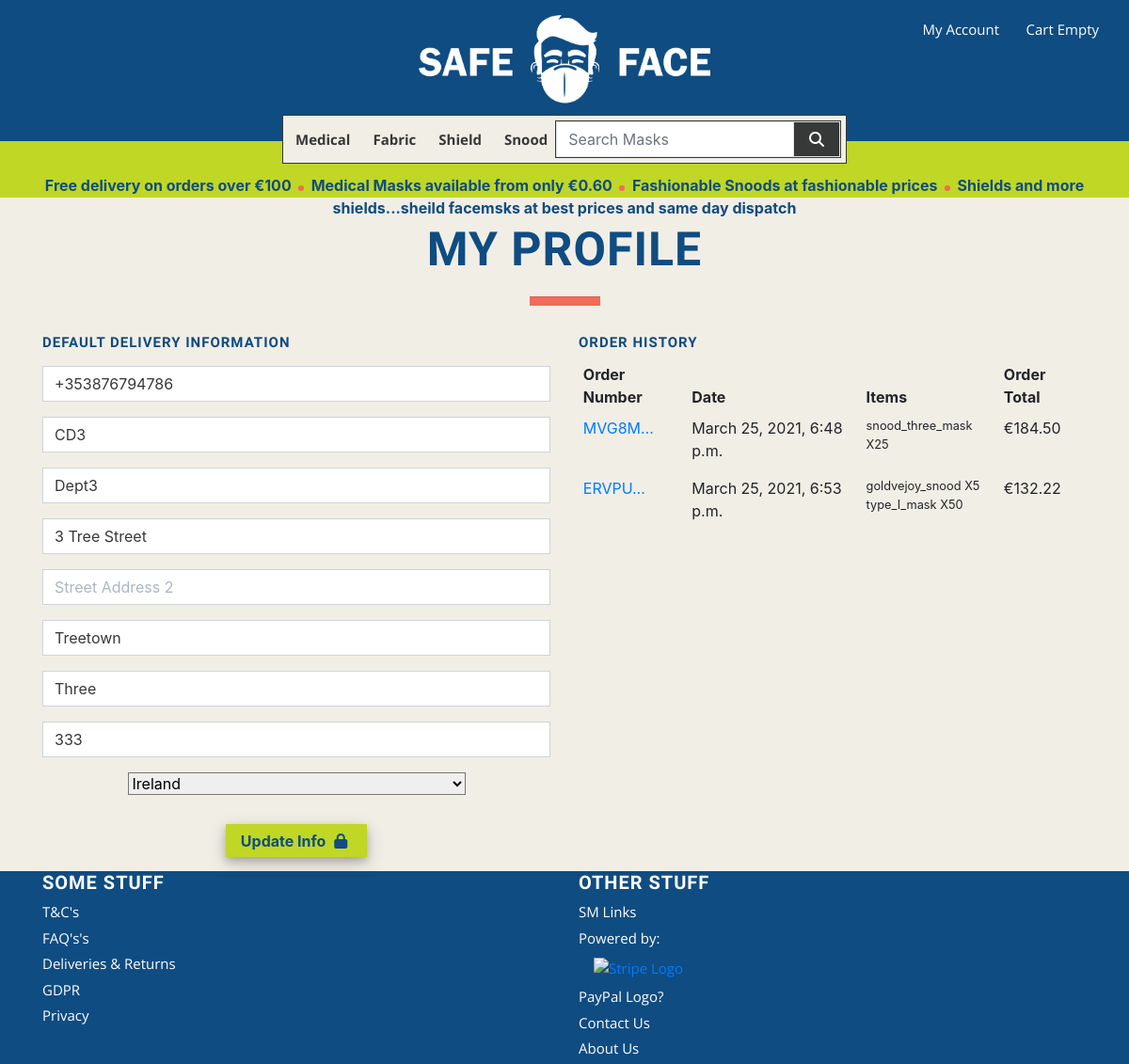
/profile/ (signed in), run on an earlier commit of the app's database.
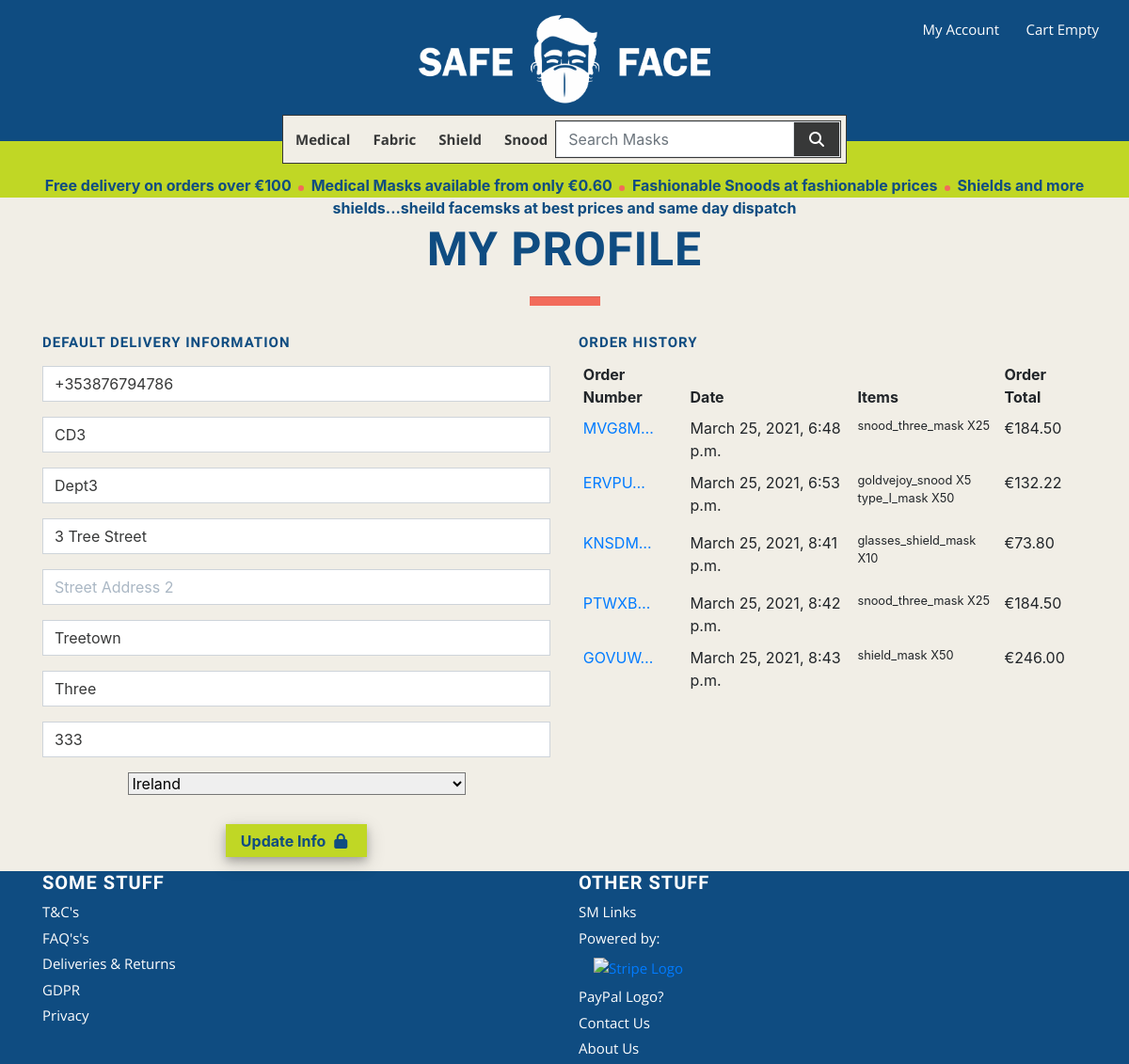
And on a later commit of the database.
### profiles/models.py (models this page shows, shortened)
class UserProfile(models.Model):
    user = models.OneToOneField(User, on_delete=models.CASCADE)
    default_phone_number = models.CharField(max_length=20,
                                            null=True, blank=True)
    default_company_name = models.CharField(max_length=254,
                                            null=True, blank=True)
    default_department = models.CharField(max_length=254,
                                          null=True, blank=True)
    default_street_address1 = models.CharField(max_length=80,
                                               null=True, blank=True)
    default_street_address2 = models.CharField(max_length=80,
                                               null=True, blank=True)
    default_town_or_city = models.CharField(max_length=40,
                                            null=True, blank=True)
    default_county = models.CharField(max_length=80,
                                      null=True, blank=True)
    default_postcode = models.CharField(max_length=20,
                                        null=True, blank=True)
    default_country = CountryField(blank_label='Country',
                                   null=True, blank=True)

### checkout/models.py (models this page shows, shortened)
class Order(models.Model):
    order_number = models.CharField(max_length=32, null=False, editable=False)
    user_profile = models.ForeignKey(UserProfile, on_delete=models.SET_NULL,
                                     null=True, blank=True, related_name='orders')
    date = models.DateTimeField(auto_now_add=True)
    full_name = models.CharField(max_length=50, null=False, blank=False)
    email = models.EmailField(max_length=254, null=False, blank=False)
    phone_number = models.CharField(max_length=20, null=False, blank=False)
    company_name = models.CharField(max_length=254, null=False, blank=False)
    department = models.CharField(max_length=254, null=True, blank=True)
    street_address1 = models.CharField(max_length=80, null=False, blank=False)
    street_address2 = models.CharField(max_length=80, null=True, blank=True)
    town_or_city = models.CharField(max_length=40, null=False, blank=False)
    county = models.CharField(max_length=80, null=True, blank=True)
    postcode = models.CharField(max_length=20, null=True, blank=True)
    country = CountryField(blank_label='Country *', null=False, blank=False)
    products_total = models.DecimalField(max_digits=6, decimal_places=2, null=False, default=0)
    delivery_cost = models.DecimalField(max_digits=6, decimal_places=2, null=False, default=0)
    sub_total = models.DecimalField(max_digits=6, decimal_places=2, null=False, default=0)
    net_total = models.DecimalField(max_digits=10, decimal_places=2, null=False, default=0)
    vat = models.DecimalField(max_digits=10, decimal_places=2, null=False, default=0)
    gross_total = models.DecimalField(max_digits=10, decimal_places=2, null=False, default=0)
    original_cart = models.TextField(null=False, blank=False, default='')
    stripe_pid = models.CharField(max_length=254, null=False, blank=False, default='')

class OrderLineItem(models.Model):
    order = models.ForeignKey(Order, null=False, blank=False, on_delete=models.CASCADE, related_name='lineitems')
    product = models.ForeignKey(Product, null=False, blank=False, on_delete=models.CASCADE)
    product_colour = models.CharField(max_length=50, null=True, blank=True)
    quantity = models.IntegerField(null=False, blank=False, default=0)
    lineitem_total = models.DecimalField(max_digits=6, decimal_places=2, null=False, blank=False, editable=False)

### products/models.py (models this page shows, shortened)
class Product(models.Model):
    category = models.ForeignKey('Category', null=True, blank=True, on_delete=models.SET_NULL)
    sku = models.CharField(max_length=254, null=True, blank=True)
    name = models.CharField(max_length=254)
    friendly_name = models.CharField(max_length=254, default=1)
    description = models.TextField()
    colours = models.BooleanField(default=False, null=True, blank=True)
    image1_url = models.URLField(max_length=1024, null=True, blank=True)
    image1 = models.ImageField(null=True, blank=True)
    image2_url = models.URLField(max_length=1024, null=True, blank=True)
    image2 = models.ImageField(null=True, blank=True)
    image3_url = models.URLField(max_length=1024, null=True, blank=True)
    image3 = models.ImageField(null=True, blank=True)
    certification = models.CharField(max_length=254, null=True, blank=True)
    standard = models.CharField(max_length=254, null=True, blank=True)
    dimensions = models.CharField(max_length=254, null=True, blank=True)
    material = models.CharField(max_length=254, null=True, blank=True)
    qty_1 = models.IntegerField(default=50)
    price_1 = models.DecimalField(max_digits=6, decimal_places=2, default=1)
    qty_2 = models.IntegerField(default=100)
    price_2 = models.DecimalField(max_digits=6, decimal_places=2, default=0.9)
    qty_3 = models.IntegerField(default=250)
    price_3 = models.DecimalField(max_digits=6, decimal_places=2, default=0.8)
    qty_4 = models.IntegerField(default=500)
    price_4 = models.DecimalField(max_digits=6, decimal_places=2, default=0.7)
    qty_5 = models.IntegerField(default=1000)
    price_5 = models.DecimalField(max_digits=6, decimal_places=2, default=0.6)
    price = models.DecimalField(max_digits=6, decimal_places=2, default=0)

### profiles/views.py (the view)
# urls.py: path('', views.profile, name='profile'),
def profile(request):
    profile = get_object_or_404(UserProfile, user=request.user)
    if request.method == 'POST':
        form = UserProfileForm(request.POST, instance=profile)
        if form.is_valid():
            form.save()
            messages.success(request, 'Profile updated successfuly')
    form = UserProfileForm(instance=profile)
    orders = profile.orders.all()
    template = 'profiles/profile.html'
    context = {
        'form': form,
        'orders': orders,
        'on_profile_page': True
    }
    return render(request, template, context)

### profiles/templates/profiles/profile.html (shortened to what this page needs)
{% extends "base.html" %}
{% load static %}
{% block extra_css %}
    <link rel="stylesheet" href="{% static 'profiles/css/profile.css' %}">
{% endblock %}
{% block content %}
    <div id="body-content-container" class="container">
        <h1>My Profile</h1>
        <hr class="h1-hr">
        <div class="row">
            <div class="col-12 col-lg-6 text-center">
                <h6 class="text-left">Default Delivery Information</h6>
                <form class="mt-3" action="{% url 'profile' %}" methods="POST" id="profile-update-form">
                    {{ form|crispy }}
                    <div class="col-sm-12 col-lg-6 mx-auto">
                        <button id="submit-button" class="btn-std btn rounded-0">
                            Update Info
                            <span class="icon">
                                <i class="fas fa-lock"></i>
                            </span>
                        </button>
                    </div>
                </form>
            </div>
            <div id="order-history" class="col-12 col-lg-6">
                <h6>Order History</h6>
                <div class="order-history table-responsive">
                    <table class="table table-sm table-borderless" data-toggle="table">
                        <thead>
                            <tr>
                                <th data-order="desc" data-field="order_number" data-sortable="true">Order Number</th>
                                <th data-order="desc" data-field="date" data-sortable="true">Date</th>
                                <th data-order="desc" data-field="items" data-sortable="true">Items</th>
                                <th data-order="desc" data-field="order_total" data-sortable="true">Order Total</th>
                            </tr>
                        </thead>
                        <tbody>
                            {% for order in orders %}
                                <tr>
                                    <td>
                                        <a href="{% url 'order_history' order.order_number %}"
                                        title="{{ order.order_number }}">
                                            {{ order.order_number|truncatechars:6 }}
                                        </a>
                                    </td>
                                    <td>{{ order.date }}</td>
                                    <td>
                                        <ul class="list-unstyled">
                                            {% for item in order.lineitems.all %}
                                                <li class="small">
                                                    {{ item.product.name }} X{{ item.quantity }}
                                                </li>
                                            {% endfor %}
                                        </ul>
                                    </td>
                                    <td>€{{ order.gross_total }}</td>
                                </tr>
                            {% endfor %}
                        </tbody>
                    </table>
                </div>
            </div>
        </div>
    </div>
{% endblock %}

### templates/base.html (shortened to what this page needs)
{% load static %}
<!doctype html>
<html lang="en">
    <head>
        {% block core_css %}
            <link rel="stylesheet" href="https://cdn.jsdelivr.net/npm/bootstrap@4.6.0/dist/css/bootstrap.min.css">
            <link rel="stylesheet" href="{% static 'css/base.css' %}">
        {% endblock %}
        {% block extra_css %}
        {% endblock %}
    </head>
    <body>
        <header id="header" class="container-fluid sticky-top p-0">
            <div id="head-top" class="row navy-bg">
                <div id="head-login-cart" class="text-right mr-3">
                    <ul class="list-inline list-unstyled text-center text-lg-right my-1">
                        <li id="my-ac-btn" class="list-inline-item dropdown">
                            <a class="white nav-link p-0" href="#" id="user-options" data-toggle="dropdown" aria-haspopup="true" aria-expanded="false">
                                {% if request.user.is_authenticated %}
                                    <div class="text-center">
                                        <p class="my-0 white">My Account</p>
                                    </div>
                                {% else %}
                                    <div class="text-center">
                                        <p class="my-0 white">Register/Login</p>
                                    </div>
                                {% endif %}
                            </a>
                        </li>
                        <li class="list-inline-item">
                            <a class="{% if grand_total %}text-info font-weight-bold{% else %}white{% endif %} nav-link p-0 p-md-3" href="{% url 'view_cart' %}">
                                <div class="text-center">
                                    <p class="my-0 white">
                                        {% if net_total %}
                                            €{{ net_total|floatformat:2 }}
                                        {% else %}
                                            Cart Empty
                                        {% endif %}
                                    </p>
                                </div>
                            </a>
                        </li>
                    </ul>
                </div>
                <div id="head-log-div" class="col vertical-center text-center">
                    <a href="{% url 'home' %}" class="nav-link">
                        <img src="{{ MEDIA_URL }}core_media/safe_face_logo.png" id="head-logo" alt="Safe Face Logo"/>
                    </a>
                </div>
            </div>
            <div id="navbar" class="mx-auto p-0">
                <nav class="navbar navbar-expand-sm navbar-light justify-content-between">
                    <div class="collapse navbar-collapse" id="navbarSupportedContent">
                        <ul class="navbar-nav mx-auto">
                            <li class="cat list-inline-item">
                                <a class="nav-link" href="{% url 'products' %}?category=medical_masks" id="">
                                    <p class="my-0">Medical</p>
                                </a>
                            </li>
                            <li class="cat list-inline-item">
                                <a class="nav-link" href="{% url 'products' %}?category=fabric_masks" id="">
                                    <p class="my-0">Fabric</p>
                                </a>
                            </li>
                            <li class="cat list-inline-item">
                                <a class="nav-link" href="{% url 'products' %}?category=shield_masks" id="">
                                    <p class="my-0">Shield</p>
                                </a>
                            </li>
                            <li class="cat list-inline-item">
                                <a class="nav-link" href="{% url 'products' %}?category=snood_masks" id="">
                                    <p class="my-0">Snood</p>
                                </a>
                            </li>
                        </ul>
                    </div>
                    <div id="search_widget" class="">
                        <form method="GET" action="{% url 'products' %}" class="mx-auto">
                            <div id="search-input" class="input-group">
                                <input class="form-control border border-black rounded-0" type="text" name="q" placeholder="Search Masks">
                                <div class="input-group-append">
                                    <button class="form-control btn border border-black rounded-0" type="submit">
                                        <span class="icon">
                                            <i class="fas fa-search white"></i>
                                        </span>
                                    </button>
                                </div>
                            </div>
                        </form>
                    </div>
                </nav>
            </div>
            <div id="marketing_bar" class="text-center">
                <p><marquee class="news-scroll navy" behavior="scroll" direction="left" onmouseover="this.stop();" onmouseout="this.start();">
                    <a href="#"><strong>Free delivery on orders over €{{ free_delivery_threshold }}</strong></a> <span class="dot"></span>
                    <a href="{% url 'products' %}?category=medical_masks"><strong>Medical Masks available from only €0.60</strong></a> <span class="dot"></span>
                    <a href="{% url 'products' %}?category=snood_masks"><strong>Fashionable Snoods at fashionable prices</strong></a> <span class="dot"></span>
                    <a href="{% url 'products' %}?category=shield_masks"><strong>Shields and more shields...sheild facemsks at best prices and same day dispatch</strong></a>
                </marquee></p>
            </div>
        </header>
        <main>
            {% block content %}
            {% endblock %}
        </main>
        <footer>
            <div class="container">
                <div id="footer-div" class="row">
                    <div class="col-md-6 col-sm-12">
                        <h5 class="white">Some Stuff</h5>
                        <p class="white">T&C's</p>
                        <p class="white">FAQ's's</p>
                        <p class="white">Deliveries & Returns</p>
                        <p class="white">GDPR</p>
                        <p class="white">Privacy</p>
                    </div>
                    <div class="col-md-6 col-sm-12">
                        <h5 class="white">Other Stuff</h5>
                        <p class="white">SM Links</p>
                        <p class="white">Powered by:
                            <a href="www.stripe.com" class="nav-link float-right">
                                <img src="{{ MEDIA_URL }}core_media/stripe.png" style="width:50px;" alt="Stripe Logo"/>
                            </a>
                        </p>
                        <p class="white">PayPal Logo?</p>
                        <p class="white">Contact Us</p>
                        <p class="white">About Us</p>
                    </div>
                </div>
            </div>
        </footer>
    </body>
</html>

What changed in the data, as far as the page shows it:
added Order: order_number "KNSDM…", date "March 25, 2021, 8:41 p.m.", gross_total "73.80"
added OrderLineItem: product.name "glasses_shield_mask", quantity "10", shown under "KNSDM…"
added Order: order_number "PTWXB…", date "March 25, 2021, 8:42 p.m.", gross_total "184.50"
added OrderLineItem: product.name "snood_three_mask", quantity "25", shown under "PTWXB…"
added Order: order_number "GOVUW…", date "March 25, 2021, 8:43 p.m.", gross_total "246.00"
added OrderLineItem: product.name "shield_mask", quantity "50", shown under "GOVUW…"
